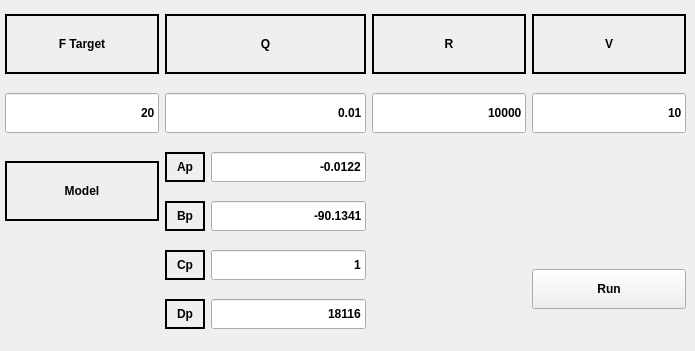
                <widget class="QWidget" name="tab_2">
                 <attribute name="title">
                  <string>F_control_MPC</string>
                 </attribute>
                 <widget class="QWidget" name="">
                  <property name="geometry">
                   <rect>
                    <x>5</x>
                    <y>1</y>
                    <width>681</width>
                    <height>341</height>
                   </rect>
                  </property>
                  <layout class="QGridLayout" name="gridLayout_19">
                   <item row="0" column="3">
                    <widget class="QLabel" name="label_F_Target_10">
                     <property name="sizePolicy">
                      <sizepolicy hsizetype="Preferred" vsizetype="Fixed">
                       <horstretch>0</horstretch>
                       <verstretch>0</verstretch>
                      </sizepolicy>
                     </property>
                     <property name="minimumSize">
                      <size>
                       <width>80</width>
                       <height>60</height>
                      </size>
                     </property>
                     <property name="font">
                      <font>
                       <weight>75</weight>
                       <bold>true</bold>
                      </font>
                     </property>
                     <property name="cursor">
                      <cursorShape>ArrowCursor</cursorShape>
                     </property>
                     <property name="frameShape">
                      <enum>QFrame::Box</enum>
                     </property>
                     <property name="lineWidth">
                      <number>2</number>
                     </property>
                     <property name="text">
                      <string>R</string>
                     </property>
                     <property name="alignment">
                      <set>Qt::AlignCenter</set>
                     </property>
                    </widget>
                   </item>
                   <item row="0" column="4">
                    <widget class="QLabel" name="label_F_Target_11">
                     <property name="sizePolicy">
                      <sizepolicy hsizetype="Preferred" vsizetype="Fixed">
                       <horstretch>0</horstretch>
                       <verstretch>0</verstretch>
                      </sizepolicy>
                     </property>
                     <property name="minimumSize">
                      <size>
                       <width>80</width>
                       <height>60</height>
                      </size>
                     </property>
                     <property name="font">
                      <font>
                       <weight>75</weight>
                       <bold>true</bold>
                      </font>
                     </property>
                     <property name="cursor">
                      <cursorShape>ArrowCursor</cursorShape>
                     </property>
                     <property name="frameShape">
                      <enum>QFrame::Box</enum>
                     </property>
                     <property name="lineWidth">
                      <number>2</number>
                     </property>
                     <property name="text">
                      <string>V</string>
                     </property>
                     <property name="alignment">
                      <set>Qt::AlignCenter</set>
                     </property>
                    </widget>
                   </item>
                   <item row="1" column="0">
                    <widget class="QLineEdit" name="lineEdit_F_target_2">
                     <property name="sizePolicy">
                      <sizepolicy hsizetype="Expanding" vsizetype="Fixed">
                       <horstretch>0</horstretch>
                       <verstretch>0</verstretch>
                      </sizepolicy>
                     </property>
                     <property name="minimumSize">
                      <size>
                       <width>100</width>
                       <height>40</height>
                      </size>
                     </property>
                     <property name="font">
                      <font>
                       <weight>75</weight>
                       <bold>true</bold>
                      </font>
                     </property>
                     <property name="text">
                      <string>20</string>
                     </property>
                     <property name="alignment">
                      <set>Qt::AlignRight|Qt::AlignTrailing|Qt::AlignVCenter</set>
                     </property>
                    </widget>
                   </item>
                   <item row="1" column="1" colspan="2">
                    <widget class="QLineEdit" name="lineEdit_MPC_Q">
                     <property name="sizePolicy">
                      <sizepolicy hsizetype="Expanding" vsizetype="Preferred">
                       <horstretch>0</horstretch>
                       <verstretch>0</verstretch>
                      </sizepolicy>
                     </property>
                     <property name="minimumSize">
                      <size>
                       <width>100</width>
                       <height>40</height>
                      </size>
                     </property>
                     <property name="font">
                      <font>
                       <weight>75</weight>
                       <bold>true</bold>
                      </font>
                     </property>
                     <property name="text">
                      <string>0.01</string>
                     </property>
                     <property name="alignment">
                      <set>Qt::AlignRight|Qt::AlignTrailing|Qt::AlignVCenter</set>
                     </property>
                    </widget>
                   </item>
                   <item row="1" column="3">
                    <widget class="QLineEdit" name="lineEdit_MPC_R">
                     <property name="sizePolicy">
                      <sizepolicy hsizetype="Expanding" vsizetype="Preferred">
                       <horstretch>0</horstretch>
                       <verstretch>0</verstretch>
                      </sizepolicy>
                     </property>
                     <property name="minimumSize">
                      <size>
                       <width>100</width>
                       <height>40</height>
                      </size>
                     </property>
                     <property name="font">
                      <font>
                       <weight>75</weight>
                       <bold>true</bold>
                      </font>
                     </property>
                     <property name="text">
                      <string>10000</string>
                     </property>
                     <property name="alignment">
                      <set>Qt::AlignRight|Qt::AlignTrailing|Qt::AlignVCenter</set>
                     </property>
                    </widget>
                   </item>
                   <item row="1" column="4">
                    <widget class="QLineEdit" name="lineEdit_MPC_V">
                     <property name="sizePolicy">
                      <sizepolicy hsizetype="Expanding" vsizetype="Preferred">
                       <horstretch>0</horstretch>
                       <verstretch>0</verstretch>
                      </sizepolicy>
                     </property>
                     <property name="minimumSize">
                      <size>
                       <width>100</width>
                       <height>40</height>
                      </size>
                     </property>
                     <property name="font">
                      <font>
                       <weight>75</weight>
                       <bold>true</bold>
                      </font>
                     </property>
                     <property name="text">
                      <string>10</string>
                     </property>
                     <property name="alignment">
                      <set>Qt::AlignRight|Qt::AlignTrailing|Qt::AlignVCenter</set>
                     </property>
                    </widget>
                   </item>
                   <item row="2" column="0" rowspan="2">
                    <widget class="QLabel" name="label_F_Target_12">
                     <property name="sizePolicy">
                      <sizepolicy hsizetype="Preferred" vsizetype="Fixed">
                       <horstretch>0</horstretch>
                       <verstretch>0</verstretch>
                      </sizepolicy>
                     </property>
                     <property name="minimumSize">
                      <size>
                       <width>80</width>
                       <height>60</height>
                      </size>
                     </property>
                     <property name="font">
                      <font>
                       <weight>75</weight>
                       <bold>true</bold>
                      </font>
                     </property>
                     <property name="cursor">
                      <cursorShape>ArrowCursor</cursorShape>
                     </property>
                     <property name="frameShape">
                      <enum>QFrame::Box</enum>
                     </property>
                     <property name="lineWidth">
                      <number>2</number>
                     </property>
                     <property name="text">
                      <string>Model</string>
                     </property>
                     <property name="alignment">
                      <set>Qt::AlignCenter</set>
                     </property>
                    </widget>
                   </item>
                   <item row="2" column="1">
                    <widget class="QLabel" name="label_F_Target_13">
                     <property name="sizePolicy">
                      <sizepolicy hsizetype="Preferred" vsizetype="Fixed">
                       <horstretch>0</horstretch>
                       <verstretch>0</verstretch>
                      </sizepolicy>
                     </property>
                     <property name="minimumSize">
                      <size>
                       <width>40</width>
                       <height>30</height>
                      </size>
                     </property>
                     <property name="font">
                      <font>
                       <weight>75</weight>
                       <bold>true</bold>
                      </font>
                     </property>
                     <property name="cursor">
                      <cursorShape>ArrowCursor</cursorShape>
                     </property>
                     <property name="frameShape">
                      <enum>QFrame::Box</enum>
                     </property>
                     <property name="lineWidth">
                      <number>2</number>
                     </property>
                     <property name="text">
                      <string>Ap</string>
                     </property>
                     <property name="alignment">
                      <set>Qt::AlignCenter</set>
                     </property>
                    </widget>
                   </item>
                   <item row="2" column="2">
                    <widget class="QLineEdit" name="lineEdit_MPC_Ap">
                     <property name="sizePolicy">
                      <sizepolicy hsizetype="Expanding" vsizetype="Preferred">
                       <horstretch>0</horstretch>
                       <verstretch>0</verstretch>
                      </sizepolicy>
                     </property>
                     <property name="minimumSize">
                      <size>
                       <width>40</width>
                       <height>30</height>
                      </size>
                     </property>
                     <property name="font">
                      <font>
                       <weight>75</weight>
                       <bold>true</bold>
                      </font>
                     </property>
                     <property name="text">
                      <string>-0.0122</string>
                     </property>
                     <property name="alignment">
                      <set>Qt::AlignRight|Qt::AlignTrailing|Qt::AlignVCenter</set>
                     </property>
                    </widget>
                   </item>
                   <item row="3" column="1">
                    <widget class="QLabel" name="label_F_Target_14">
                     <property name="sizePolicy">
                      <sizepolicy hsizetype="Preferred" vsizetype="Fixed">
                       <horstretch>0</horstretch>
                       <verstretch>0</verstretch>
                      </sizepolicy>
                     </property>
                     <property name="minimumSize">
                      <size>
                       <width>40</width>
                       <height>30</height>
                      </size>
                     </property>
                     <property name="font">
                      <font>
                       <weight>75</weight>
                       <bold>true</bold>
                      </font>
                     </property>
                     <property name="cursor">
                      <cursorShape>ArrowCursor</cursorShape>
                     </property>
                     <property name="frameShape">
                      <enum>QFrame::Box</enum>
                     </property>
                     <property name="lineWidth">
                      <number>2</number>
                     </property>
                     <property name="text">
                      <string>Bp</string>
                     </property>
                     <property name="alignment">
                      <set>Qt::AlignCenter</set>
                     </property>
                    </widget>
                   </item>
                   <item row="3" column="2">
                    <widget class="QLineEdit" name="lineEdit_MPC_Bp">
                     <property name="sizePolicy">
                      <sizepolicy hsizetype="Expanding" vsizetype="Preferred">
                       <horstretch>0</horstretch>
                       <verstretch>0</verstretch>
                      </sizepolicy>
                     </property>
                     <property name="minimumSize">
                      <size>
                       <width>40</width>
                       <height>30</height>
                      </size>
                     </property>
                     <property name="font">
                      <font>
                       <weight>75</weight>
                       <bold>true</bold>
                      </font>
                     </property>
                     <property name="text">
                      <string>-90.1341</string>
                     </property>
                     <property name="alignment">
                      <set>Qt::AlignRight|Qt::AlignTrailing|Qt::AlignVCenter</set>
                     </property>
                    </widget>
                   </item>
                   <item row="4" column="1">
                    <widget class="QLabel" name="label_F_Target_15">
                     <property name="sizePolicy">
                      <sizepolicy hsizetype="Preferred" vsizetype="Fixed">
                       <horstretch>0</horstretch>
                       <verstretch>0</verstretch>
                      </sizepolicy>
                     </property>
                     <property name="minimumSize">
                      <size>
                       <width>40</width>
                       <height>30</height>
                      </size>
                     </property>
                     <property name="font">
                      <font>
                       <weight>75</weight>
                       <bold>true</bold>
                      </font>
                     </property>
                     <property name="cursor">
                      <cursorShape>ArrowCursor</cursorShape>
                     </property>
                     <property name="frameShape">
                      <enum>QFrame::Box</enum>
                     </property>
                     <property name="lineWidth">
                      <number>2</number>
                     </property>
                     <property name="text">
                      <string>Cp</string>
                     </property>
                     <property name="alignment">
                      <set>Qt::AlignCenter</set>
                     </property>
                    </widget>
                   </item>
                   <item row="4" column="2">
                    <widget class="QLineEdit" name="lineEdit_MPC_Cp">
                     <property name="sizePolicy">
                      <sizepolicy hsizetype="Expanding" vsizetype="Preferred">
                       <horstretch>0</horstretch>
                       <verstretch>0</verstretch>
                      </sizepolicy>
                     </property>
                     <property name="minimumSize">
                      <size>
                       <width>40</width>
                       <height>30</height>
                      </size>
                     </property>
                     <property name="font">
                      <font>
                       <weight>75</weight>
                       <bold>true</bold>
                      </font>
                     </property>
                     <property name="text">
                      <string>1</string>
                     </property>
                     <property name="alignment">
                      <set>Qt::AlignRight|Qt::AlignTrailing|Qt::AlignVCenter</set>
                     </property>
                    </widget>
                   </item>
                   <item row="4" column="4" rowspan="2">
                    <widget class="QPushButton" name="pushButton_MPC_Start">
                     <property name="minimumSize">
                      <size>
                       <width>100</width>
                       <height>40</height>
                      </size>
                     </property>
                     <property name="font">
                      <font>
                       <weight>75</weight>
                       <bold>true</bold>
                      </font>
                     </property>
                     <property name="text">
                      <string>Run</string>
                     </property>
                    </widget>
                   </item>
                   <item row="5" column="1">
                    <widget class="QLabel" name="label_F_Target_16">
                     <property name="sizePolicy">
                      <sizepolicy hsizetype="Preferred" vsizetype="Fixed">
                       <horstretch>0</horstretch>
                       <verstretch>0</verstretch>
                      </sizepolicy>
                     </property>
                     <property name="minimumSize">
                      <size>
                       <width>40</width>
                       <height>30</height>
                      </size>
                     </property>
                     <property name="font">
                      <font>
                       <weight>75</weight>
                       <bold>true</bold>
                      </font>
                     </property>
                     <property name="cursor">
                      <cursorShape>ArrowCursor</cursorShape>
                     </property>
                     <property name="frameShape">
                      <enum>QFrame::Box</enum>
                     </property>
                     <property name="lineWidth">
                      <number>2</number>
                     </property>
                     <property name="text">
                      <string>Dp</string>
                     </property>
                     <property name="alignment">
                      <set>Qt::AlignCenter</set>
                     </property>
                    </widget>
                   </item>
                   <item row="5" column="2">
                    <widget class="QLineEdit" name="lineEdit_MPC_Dp">
                     <property name="sizePolicy">
                      <sizepolicy hsizetype="Expanding" vsizetype="Preferred">
                       <horstretch>0</horstretch>
                       <verstretch>0</verstretch>
                      </sizepolicy>
                     </property>
                     <property name="minimumSize">
                      <size>
                       <width>40</width>
                       <height>30</height>
                      </size>
                     </property>
                     <property name="font">
                      <font>
                       <weight>75</weight>
                       <bold>true</bold>
                      </font>
                     </property>
                     <property name="text">
                      <string>18116</string>
                     </property>
                     <property name="alignment">
                      <set>Qt::AlignRight|Qt::AlignTrailing|Qt::AlignVCenter</set>
                     </property>
                    </widget>
                   </item>
                   <item row="0" column="0">
                    <widget class="QLabel" name="label_F_Target_8">
                     <property name="sizePolicy">
                      <sizepolicy hsizetype="Preferred" vsizetype="Fixed">
                       <horstretch>0</horstretch>
                       <verstretch>0</verstretch>
                      </sizepolicy>
                     </property>
                     <property name="minimumSize">
                      <size>
                       <width>80</width>
                       <height>60</height>
                      </size>
                     </property>
                     <property name="font">
                      <font>
                       <weight>75</weight>
                       <bold>true</bold>
                      </font>
                     </property>
                     <property name="cursor">
                      <cursorShape>ArrowCursor</cursorShape>
                     </property>
                     <property name="frameShape">
                      <enum>QFrame::Box</enum>
                     </property>
                     <property name="lineWidth">
                      <number>2</number>
                     </property>
                     <property name="text">
                      <string>F Target</string>
                     </property>
                     <property name="alignment">
                      <set>Qt::AlignCenter</set>
                     </property>
                    </widget>
                   </item>
                   <item row="0" column="1" colspan="2">
                    <widget class="QLabel" name="label_F_Target_9">
                     <property name="sizePolicy">
                      <sizepolicy hsizetype="Preferred" vsizetype="Fixed">
                       <horstretch>0</horstretch>
                       <verstretch>0</verstretch>
                      </sizepolicy>
                     </property>
                     <property name="minimumSize">
                      <size>
                       <width>80</width>
                       <height>60</height>
                      </size>
                     </property>
                     <property name="font">
                      <font>
                       <weight>75</weight>
                       <bold>true</bold>
                      </font>
                     </property>
                     <property name="cursor">
                      <cursorShape>ArrowCursor</cursorShape>
                     </property>
                     <property name="frameShape">
                      <enum>QFrame::Box</enum>
                     </property>
                     <property name="lineWidth">
                      <number>2</number>
                     </property>
                     <property name="text">
                      <string>Q</string>
                     </property>
                     <property name="alignment">
                      <set>Qt::AlignCenter</set>
                     </property>
                    </widget>
                   </item>
                  </layout>
                 </widget>
                </widget>
